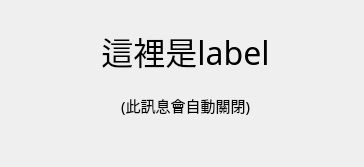
<?xml version="1.0" encoding="UTF-8"?>
<ui version="4.0">
 <class>Dialog</class>
 <widget class="QDialog" name="Dialog">
  <property name="geometry">
   <rect>
    <x>0</x>
    <y>0</y>
    <width>364</width>
    <height>167</height>
   </rect>
  </property>
  <property name="windowTitle">
   <string>Dialog</string>
  </property>
  <widget class="QLabel" name="label">
   <property name="geometry">
    <rect>
     <x>30</x>
     <y>20</y>
     <width>311</width>
     <height>61</height>
    </rect>
   </property>
   <property name="font">
    <font>
     <family>Agency FB</family>
     <pointsize>24</pointsize>
    </font>
   </property>
   <property name="text">
    <string>這裡是label</string>
   </property>
   <property name="alignment">
    <set>Qt::AlignCenter</set>
   </property>
  </widget>
  <widget class="QLabel" name="label_2">
   <property name="geometry">
    <rect>
     <x>110</x>
     <y>90</y>
     <width>151</width>
     <height>31</height>
    </rect>
   </property>
   <property name="font">
    <font>
     <family>Agency FB</family>
     <pointsize>11</pointsize>
    </font>
   </property>
   <property name="text">
    <string>(此訊息會自動關閉)</string>
   </property>
   <property name="alignment">
    <set>Qt::AlignCenter</set>
   </property>
  </widget>
 </widget>
 <resources/>
 <connections/>
</ui>
